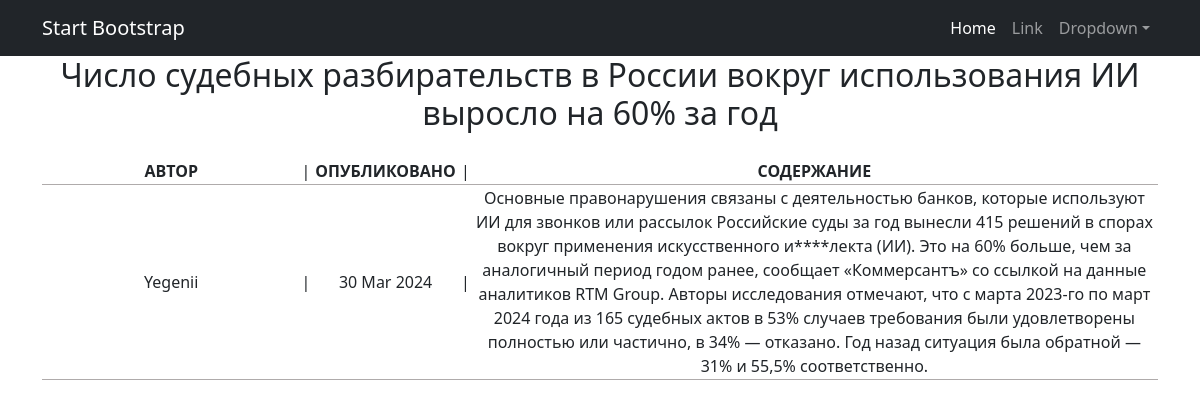
Screenshot of /news/2/ with the database file from the repository.
### news/models.py (models this page shows, shortened)
class Post(models.Model):
    post_author = models.ForeignKey(Author, on_delete=models.CASCADE, verbose_name='Автор')
    post_type = models.CharField(max_length=1, choices=POST_TYPE_CHOICES, verbose_name='Тип поста')
    created_at = models.DateTimeField(auto_now_add=True, verbose_name="Дата создания")
    categories = models.ManyToManyField(Category, through='PostCategory', verbose_name="Категория")
    title = models.CharField(max_length=256, verbose_name="Заголовок")
    content = models.TextField(blank=True, verbose_name="Содержание")
    post_rating = models.IntegerField(default=0)
    def __str__(self):
        return self.title

class Author(models.Model):
    author_name = models.OneToOneField(User, on_delete=models.CASCADE)
    author_rating = models.IntegerField(default=0)
    def __str__(self):
        return self.author_name.username

### news/views.py (the view)
# urls.py: path('<int:pk>/', PostDetail.as_view(), name='post_id'),
class PostDetail(DetailView):
    model = Post
    template_name = 'post_id.html'
    context_object_name = 'post'

### news/templatetags/censor_filter.py (called while the page is built)
@register.filter(name='censor')
def censor(value):
    for word in censor_list:
        value = value.replace(word[1:], '*' * len(word[1:]))
    return value

### template/post_id.html
{% extends 'flatpages/default.html' %}
{% load censor_filter %}
{% block content %}
<h2>{{ post }}</h2>
<table width="100%" style ="margin-top: 25px">
           <tr>
               <th width="300"> АВТОР</th>
               <td> | </td>
               <th width="150">ОПУБЛИКОВАНО</th>
               <td> | </td>
               <th width="800">СОДЕРЖАНИЕ</th>
           </tr>
           <tr class = "table-group-divider">
               <td>{{ post.post_author }}</td>
               <td> | </td>
               <td>{{ post.created_at|date:"d M Y" }}</td>
               <td> | </td>
               <td>{{ post.content|censor }}</td>
           </tr>
       </table>
{% endblock content %}

### rows the page displays
Post: title "Число судебных разбирательств в России вокруг использования ИИ выросло на 60% за год", post_author "Yegenii", created_at "30 Mar 2024", content|censor "Основные правонарушения связаны с деятельностью банков, которые используют ИИ для звонков или рассылок Российские суды за год вынесли 415 решений в спорах вокруг применения искусственного и****лекта (ИИ). Это на 60% больше, чем за аналогичный период годом ранее, сообщает «Коммерсантъ» со ссылкой на данные аналитиков RTM Group. Авторы исследования отмечают, что с марта 2023-го по март 2024 года из 165 судебных актов в 53% случаев требования были удовлетворены полностью или частично, в 34% — отказано. Год назад ситуация была обратной — 31% и 55,5% соответственно."
